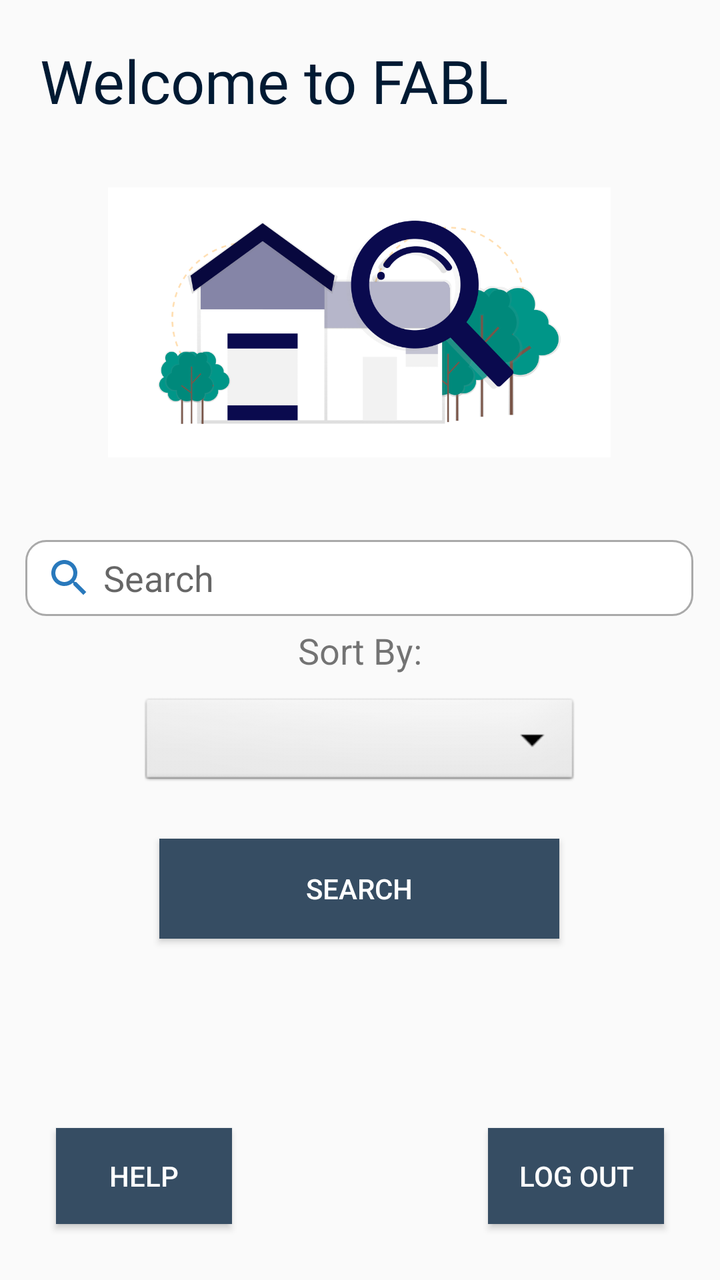
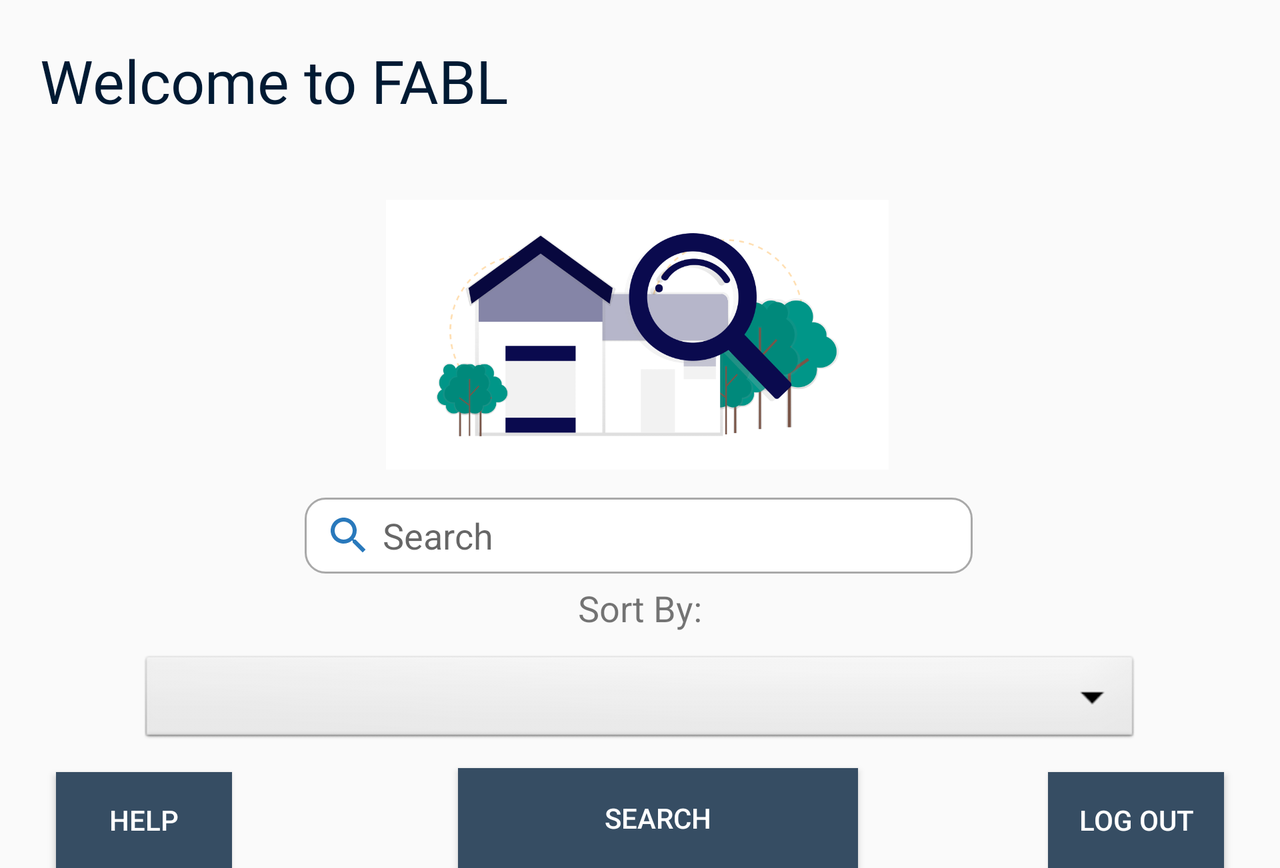

Two renders of one Android screen. The first uses the default layout on a phone; the second uses the alternative layout the repository ships for a different screen configuration, on a matching device. The two XML files are below.
<!-- AndroidManifest.xml: application theme AppTheme -->
<!-- res/layout/activity_filter.xml -->
<?xml version="1.0" encoding="utf-8"?>
<androidx.constraintlayout.widget.ConstraintLayout xmlns:android="http://schemas.android.com/apk/res/android"
    xmlns:app="http://schemas.android.com/apk/res-auto"
    xmlns:tools="http://schemas.android.com/tools"
    android:id="@+id/filter_page"
    android:layout_width="match_parent"
    android:layout_height="match_parent"
    tools:context=".Filter">

    <TextView
        android:id="@+id/txt_welcome"
        android:layout_width="wrap_content"
        android:layout_height="wrap_content"
        android:layout_marginStart="20dp"
        android:layout_marginTop="20dp"
        android:fontFamily="@font/didact_gothic"
        android:text="Welcome to FABL"
        android:textAppearance="@style/TextAppearance.AppCompat.Large"
        android:textColor="#001a33"
        android:textSize="30sp"
        app:layout_constraintStart_toStartOf="parent"
        app:layout_constraintTop_toTopOf="parent" />

    <ImageView
        android:id="@+id/img_homeSearch"
        android:layout_width="280dp"
        android:layout_height="135dp"
        android:layout_marginTop="100dp"
        android:layout_marginBottom="43dp"
        android:src="@drawable/home_search"
        app:layout_constraintBottom_toTopOf="@+id/editText"
        app:layout_constraintEnd_toEndOf="parent"
        app:layout_constraintHorizontal_bias="0.496"
        app:layout_constraintStart_toStartOf="parent"
        app:layout_constraintTop_toTopOf="parent"
        app:layout_constraintVertical_bias="0.808"
        tools:srcCompat="@drawable/navypic" />

    <EditText
        android:id="@+id/editText"
        android:layout_width="334dp"
        android:layout_height="38dp"
        android:layout_marginTop="270dp"
        android:background="@drawable/custom_item"
        android:drawableStart="@drawable/ic_search"
        android:drawablePadding="5dp"
        android:ems="10"
        android:hint="Search"
        android:inputType="textPersonName"
        android:paddingLeft="10dp"
        android:rotationX="0"
        android:rotationY="0"
        app:layout_constraintEnd_toEndOf="parent"
        app:layout_constraintHorizontal_bias="0.493"
        app:layout_constraintStart_toStartOf="parent"
        app:layout_constraintTop_toTopOf="parent" />

    <Spinner
        android:id="@+id/sort_by_dropdown"
        android:layout_width="match_parent"
        android:layout_height="48dp"
        android:layout_marginStart="70dp"
        android:layout_marginTop="10dp"
        android:layout_marginEnd="70dp"
        android:background="@android:drawable/btn_dropdown"
        android:spinnerMode="dropdown"
        app:layout_constraintEnd_toEndOf="parent"
        app:layout_constraintHorizontal_bias="0.0"
        app:layout_constraintStart_toStartOf="parent"
        app:layout_constraintTop_toBottomOf="@+id/textView4" />

    <Button
        android:id="@+id/buttonSearch"
        android:layout_width="wrap_content"
        android:layout_height="wrap_content"
        android:layout_marginTop="24dp"
        android:background="#364d63"
        android:minWidth="200dp"
        android:minHeight="50dp"
        android:onClick="searchP"
        android:text="search"
        android:textColor="#FFFFFF"
        android:textColorHint="#ffffff"
        app:layout_constraintEnd_toEndOf="parent"
        app:layout_constraintHorizontal_bias="0.497"
        app:layout_constraintStart_toStartOf="parent"
        app:layout_constraintTop_toBottomOf="@+id/sort_by_dropdown" />

    <Button
        android:id="@+id/button3"
        android:layout_width="wrap_content"
        android:layout_height="wrap_content"
        android:layout_marginStart="28dp"
        android:layout_marginBottom="28dp"
        android:background="#364d63"
        android:onClick="helpPressed"
        android:text="HELP"
        android:textColor="#FFFFFF"
        android:textColorHint="#ffffff"
        app:layout_constraintBottom_toBottomOf="parent"
        app:layout_constraintStart_toStartOf="parent" />

    <Button
        android:id="@+id/button4"
        android:layout_width="wrap_content"
        android:layout_height="wrap_content"
        android:layout_marginEnd="28dp"
        android:layout_marginBottom="28dp"
        android:background="#364d63"
        android:onClick="logOutPressed"
        android:text="LOG OUT"
        android:textColor="#FFFFFF"
        android:textColorHint="#ffffff"
        app:layout_constraintBottom_toBottomOf="parent"
        app:layout_constraintEnd_toEndOf="parent" />

    <TextView
        android:id="@+id/textView4"
        android:layout_width="wrap_content"
        android:layout_height="wrap_content"
        android:layout_marginTop="5dp"
        android:text="Sort By:"
        android:textSize="18sp"
        app:layout_constraintEnd_toEndOf="parent"
        app:layout_constraintStart_toStartOf="parent"
        app:layout_constraintTop_toBottomOf="@+id/editText" />

</androidx.constraintlayout.widget.ConstraintLayout>
<!-- resources referenced by this layout -->
<resources>
  <!-- drawable custom_item (drawable) -->
  <?xml version="1.0" encoding="utf-8"?>
  <selector xmlns:android="http://schemas.android.com/apk/res/android">
  
      <item android:state_enabled="true" android:state_focused="true">
          <shape android:shape="rectangle">
              <solid android:color="@android:color/white"/>
              <corners android:radius="10dp"/>
              <stroke android:width="1dp" android:color="@color/colorPrimary" />
          </shape>
      </item>
  
      <item android:state_enabled="true">
          <shape android:shape="rectangle">
              <solid android:color="@android:color/white"/>
              <corners android:radius="10dp"/>
              <stroke android:width="1dp" android:color="#a9a9a9" />
          </shape>
      </item>
  
  </selector>
  
  
  <!-- drawable home_search: png bitmap (drawable-v24, 58260 bytes) -->
  <!-- drawable ic_search (drawable) -->
  <vector android:autoMirrored="true" android:height="24dp"
      android:tint="#2979BC" android:viewportHeight="24"
      android:viewportWidth="24" android:width="24dp" xmlns:android="http://schemas.android.com/apk/res/android">
      <path android:fillColor="@android:color/white" android:pathData="M15.5,14h-0.79l-0.28,-0.27C15.41,12.59 16,11.11 16,9.5 16,5.91 13.09,3 9.5,3S3,5.91 3,9.5 5.91,16 9.5,16c1.61,0 3.09,-0.59 4.23,-1.57l0.27,0.28v0.79l5,4.99L20.49,19l-4.99,-5zM9.5,14C7.01,14 5,11.99 5,9.5S7.01,5 9.5,5 14,7.01 14,9.5 11.99,14 9.5,14z"/>
  </vector>
  <!-- drawable navypic: png bitmap (drawable, 32121 bytes) -->
  <style name="AppTheme" parent="Theme.AppCompat.Light.DarkActionBar">
          
          <item name="colorPrimary">@color/colorPrimary</item>
          <item name="colorPrimaryDark">@color/colorPrimaryDark</item>
          <item name="colorAccent">@color/colorAccent</item>
      </style>
  <color name="colorPrimary">#001a33</color>
  <color name="colorPrimaryDark">#001a33</color>
  <color name="colorAccent">#cc99ff</color>
</resources>
<!-- res/layout-land/activity_filter.xml (the repository's variant of the layout above) -->
<!-- drawn on the phone turned sideways -->
<?xml version="1.0" encoding="utf-8"?>
<ScrollView xmlns:android="http://schemas.android.com/apk/res/android"
    xmlns:app="http://schemas.android.com/apk/res-auto"
    xmlns:tools="http://schemas.android.com/tools"
    android:layout_width="match_parent"
    android:layout_height="match_parent">

<androidx.constraintlayout.widget.ConstraintLayout
    android:id="@+id/filter_page"
    android:layout_width="match_parent"
    android:layout_height="match_parent"
    tools:context=".Filter">

    <TextView
        android:id="@+id/txt_welcome"
        android:layout_width="wrap_content"
        android:layout_height="wrap_content"
        android:layout_marginStart="20dp"
        android:layout_marginTop="20dp"
        android:fontFamily="@font/didact_gothic"
        android:text="Welcome to FABL"
        android:textAppearance="@style/TextAppearance.AppCompat.Large"
        android:textColor="#001a33"
        android:textSize="30sp"
        app:layout_constraintStart_toStartOf="parent"
        app:layout_constraintTop_toTopOf="parent" />

    <ImageView
        android:id="@+id/img_homeSearch"
        android:layout_width="280dp"
        android:layout_height="135dp"
        android:layout_marginTop="100dp"
        android:src="@drawable/home_search"
        app:layout_constraintEnd_toEndOf="parent"
        app:layout_constraintHorizontal_bias="0.496"
        app:layout_constraintStart_toStartOf="parent"
        app:layout_constraintTop_toTopOf="parent"
        tools:srcCompat="@drawable/navypic" />

    <EditText
        android:id="@+id/editText"
        android:layout_width="334dp"
        android:layout_height="38dp"
        android:layout_marginTop="14dp"
        android:background="@drawable/custom_item"
        android:drawableStart="@drawable/ic_search"
        android:drawablePadding="5dp"
        android:ems="10"
        android:hint="Search"
        android:inputType="textPersonName"
        android:paddingLeft="10dp"
        android:rotationX="0"
        android:rotationY="0"
        app:layout_constraintEnd_toEndOf="parent"
        app:layout_constraintHorizontal_bias="0.498"
        app:layout_constraintStart_toStartOf="parent"
        app:layout_constraintTop_toBottomOf="@+id/img_homeSearch" />

    <Spinner
        android:id="@+id/sort_by_dropdown"
        android:layout_width="match_parent"
        android:layout_height="48dp"
        android:layout_marginStart="70dp"
        android:layout_marginTop="10dp"
        android:layout_marginEnd="70dp"
        android:background="@android:drawable/btn_dropdown"
        android:spinnerMode="dropdown"
        app:layout_constraintEnd_toEndOf="parent"
        app:layout_constraintHorizontal_bias="0.0"
        app:layout_constraintStart_toStartOf="parent"
        app:layout_constraintTop_toBottomOf="@+id/textView4" />

    <Button
        android:id="@+id/buttonSearch"
        android:layout_width="wrap_content"
        android:layout_height="wrap_content"
        android:layout_marginStart="142dp"
        android:layout_marginTop="10dp"
        android:layout_marginEnd="124dp"
        android:background="#364d63"
        android:minWidth="200dp"
        android:minHeight="50dp"
        android:onClick="searchP"
        android:text="search"
        android:textColor="#FFFFFF"
        android:textColorHint="#ffffff"
        app:layout_constraintEnd_toStartOf="@+id/button4"
        app:layout_constraintStart_toEndOf="@+id/button3"
        app:layout_constraintTop_toBottomOf="@+id/sort_by_dropdown" />

    <Button
        android:id="@+id/button3"
        android:layout_width="wrap_content"
        android:layout_height="wrap_content"
        android:layout_marginStart="28dp"
        android:layout_marginTop="12dp"
        android:background="#364d63"
        android:onClick="helpPressed"
        android:text="HELP"
        android:textColor="#FFFFFF"
        android:textColorHint="#ffffff"
        app:layout_constraintStart_toStartOf="parent"
        app:layout_constraintTop_toBottomOf="@+id/sort_by_dropdown" />

    <Button
        android:id="@+id/button4"
        android:layout_width="wrap_content"
        android:layout_height="wrap_content"
        android:layout_marginTop="12dp"
        android:layout_marginEnd="28dp"
        android:background="#364d63"
        android:onClick="logOutPressed"
        android:text="LOG OUT"
        android:textColor="#FFFFFF"
        android:textColorHint="#ffffff"
        app:layout_constraintEnd_toEndOf="parent"
        app:layout_constraintTop_toBottomOf="@+id/sort_by_dropdown" />

    <TextView
        android:id="@+id/textView4"
        android:layout_width="wrap_content"
        android:layout_height="wrap_content"
        android:layout_marginTop="5dp"
        android:text="Sort By:"
        android:textSize="18sp"
        app:layout_constraintEnd_toEndOf="parent"
        app:layout_constraintStart_toStartOf="parent"
        app:layout_constraintTop_toBottomOf="@+id/editText" />

    </androidx.constraintlayout.widget.ConstraintLayout>
</ScrollView>
